Frame 1 (no input): blank canvas, image omitted
Frame 60 (the mouse pressed at the canvas centre just before this capture): blank canvas, image omitted
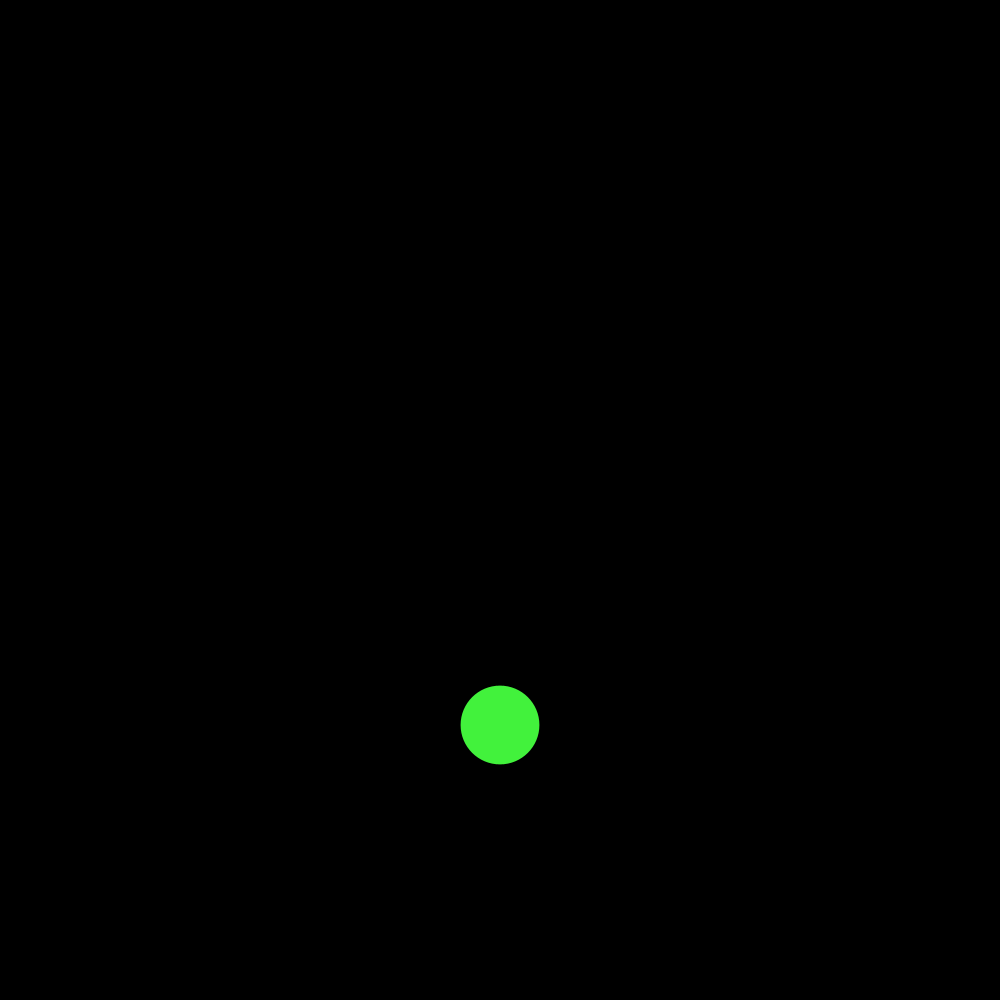
Frame 120 (the mouse held since frame 60 and released just before this capture)

The Processing sketch whose frames 1 and 60 were blank and that drew this single picture after the mouse press (run headless with seeded random() and noise(); from frame 60 on, the mouse is pressed at the canvas centre):

// Processing sketch: processing_47563
// ── processing_47563.pde


Ball[] b = new Ball[1000];
float x_size, y_size;
int cnt;
   
void setup() {
  size(1000, 1000);
  smooth();
}
   
void mousePressed() {
  if (cnt<60) {
  x_size = random(40, 100);
  y_size = x_size;
  b[cnt++] = new Ball(mouseX, mouseY, x_size, y_size);
  } else {
    cnt = 0;}
}
   
void draw() {
  background(0);
   
  for (int a=0; a<cnt; a++) {
    b[a].display();
  }
}
   
class Ball {
  float x, y, w, h;
  float speed;
  color c;
     
  Ball(float x, float y, float w, float h) {
    this.x = x;
    this.y = y;
    this.w = w;
    this.h = h;
    this.speed = 0;
    c = color(random(255), random(255), random(255));
  }
   
  void display() {
    fill(c);
    noStroke();
    ellipse(this.x, this.y, this.w, this.h);
   
    if(this.y > height+10) {
      speed = 0;
    } else {
      speed = speed + 0.5;
    }
    this.y = this.y + speed;
    if(this.y > height-10) {
      speed = speed * -1;
    }
  }
}
